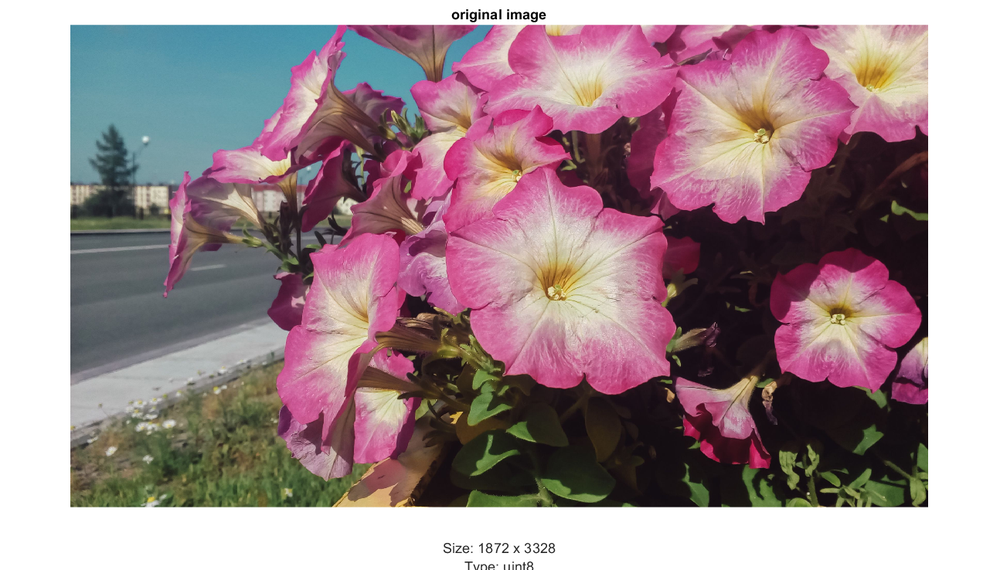
%> input picture Lab-01/Basics_of_image_processing/sample_img.png, 1000 x 570 px, shrunk from 1294 x 738 before the run
$ octave basics_of_image_processing.m   (GNU Octave 9; MATLAB toolbox functions it lacks are replaced by stand-ins)
%> lines starting %> are read from the running program, lines starting %| are printed output that depends on the picture
% Basics of  Image Processing

clc
clear all

% load the image
img = imread('sample_img.png');
%> img is the input picture: size 570x1000x3 uint8; mean R, G, B 162, 140.8, 145.9
figure;
op1 = imshow(img);

s = size(img);
%> s = [570 1000 3]
image_type = class(img);
%> image_type = 'uint8'
title('original image');
xlabel({['Size: ' num2str(s(1)) ' x ' num2str(s(2))], ...
    ['Type: ' image_type] ...
    });

s = size(img);
image_type = class(img);
disp('size of image is: ');
disp(s);
%|     570   1000      3

% convert image rgb to gray
figure;
op2 = imshow(rgb2gray(img));
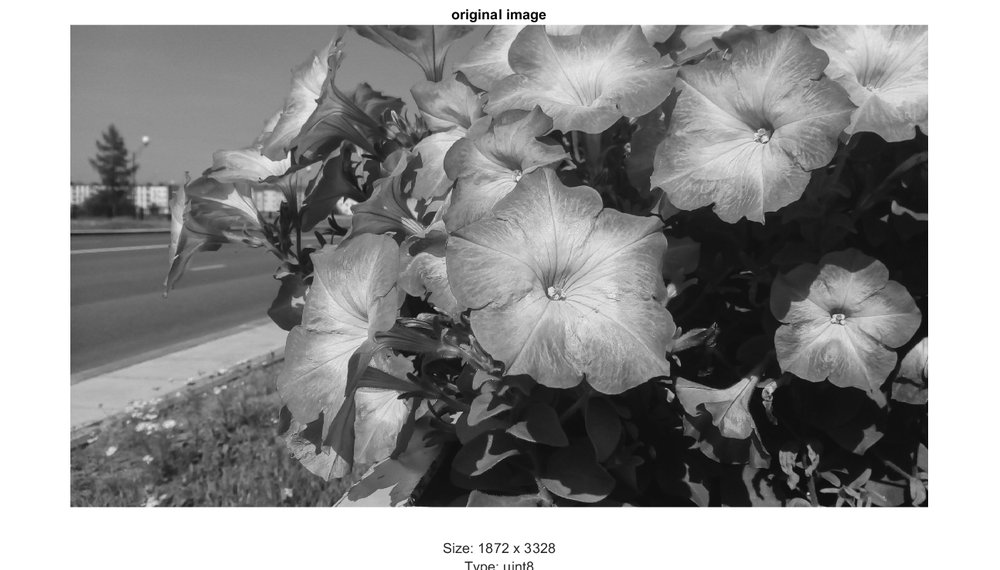
%> displayed picture: size 570x1000, on the screen's scale of 0 to 255; min 0, max 255, mean 147.7
title('Gray scale image');

% extraction of red image out of RGB image
Ired = img;
Ired(:,:,2) = 0;
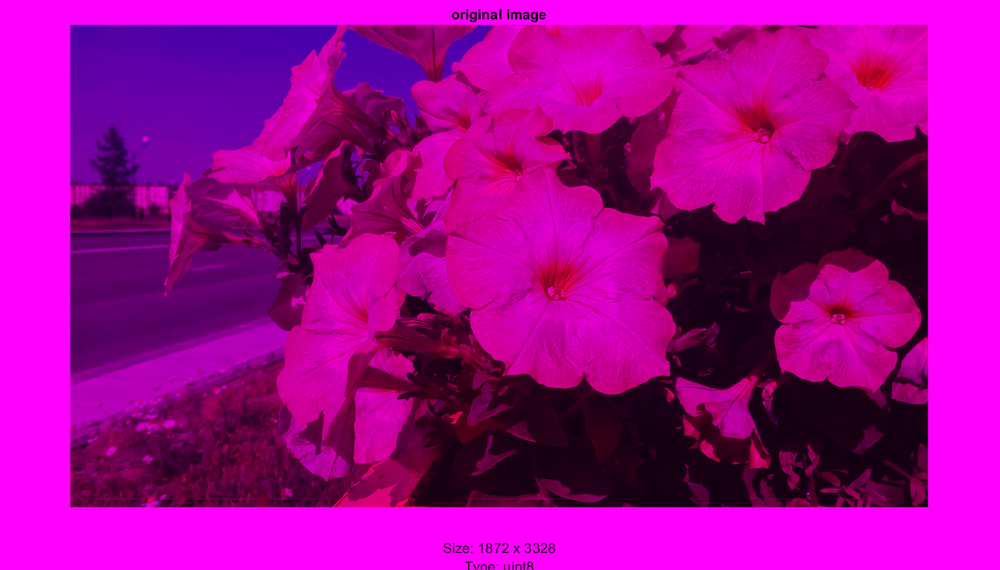
%> Ired: size 570x1000x3 uint8; mean R, G, B 162, 0, 145.9
Ired(:,:,3) = 0;
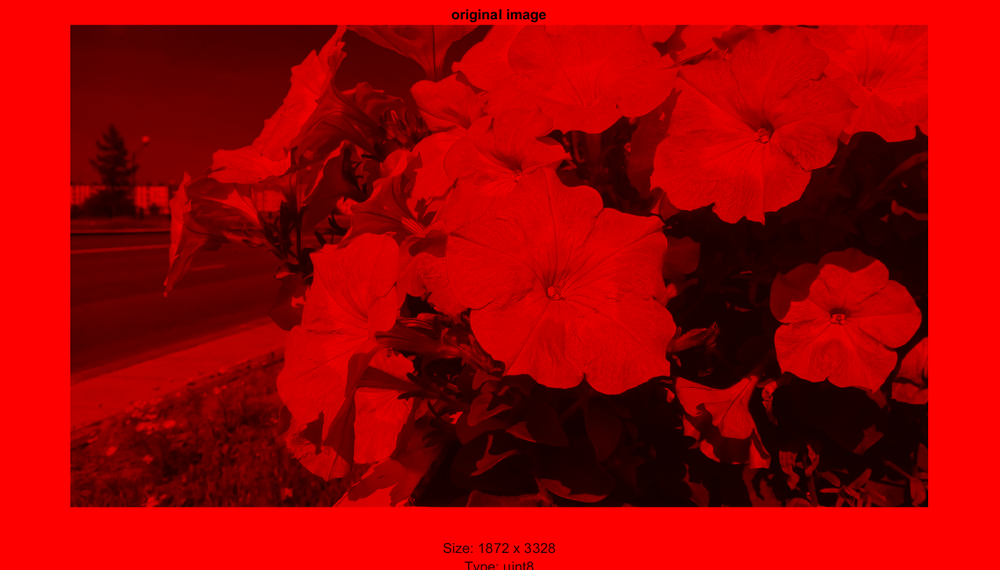
%> Ired: size 570x1000x3 uint8; mean R, G, B 162, 0, 0
figure;
imshow(Ired)
title('Red Channel Image');

% extraction of green image out of RGB image
Ig = img;
Ig(:,:,1) = 0;
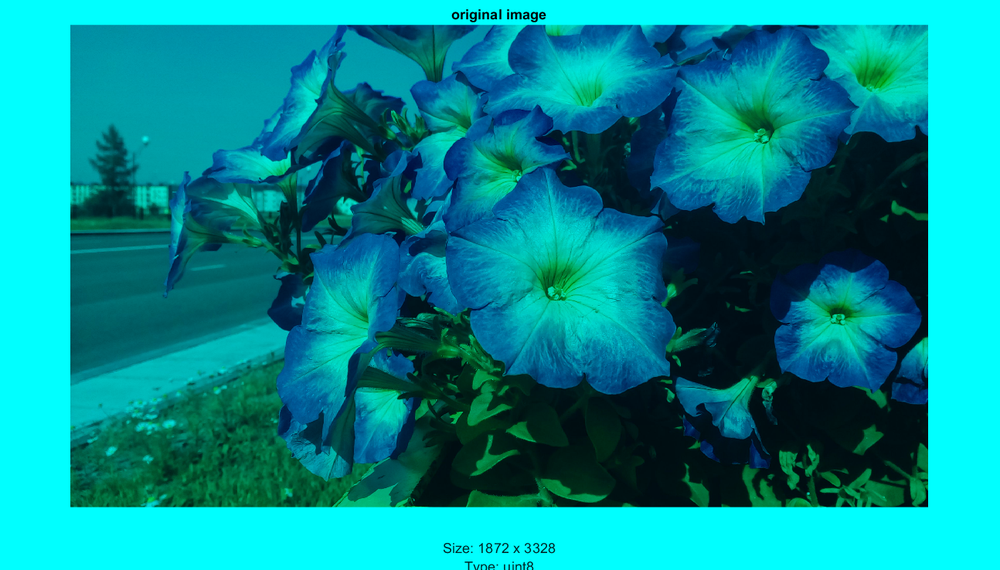
%> Ig: size 570x1000x3 uint8; mean R, G, B 0, 140.8, 145.9
Ig(:,:,3) = 0;
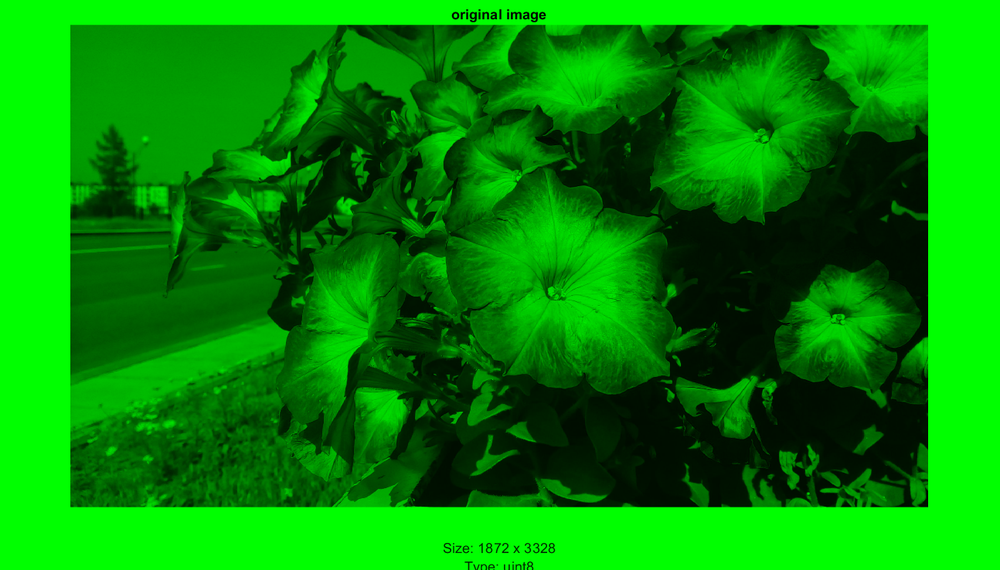
%> Ig: size 570x1000x3 uint8; mean R, G, B 0, 140.8, 0
figure;
imshow(Ig)
title('Green Channel Image');

% extraction of blue image out of RGB image
Ib = img;
Ib(:,:,1) = 0;
Ib(:,:,2) = 0;
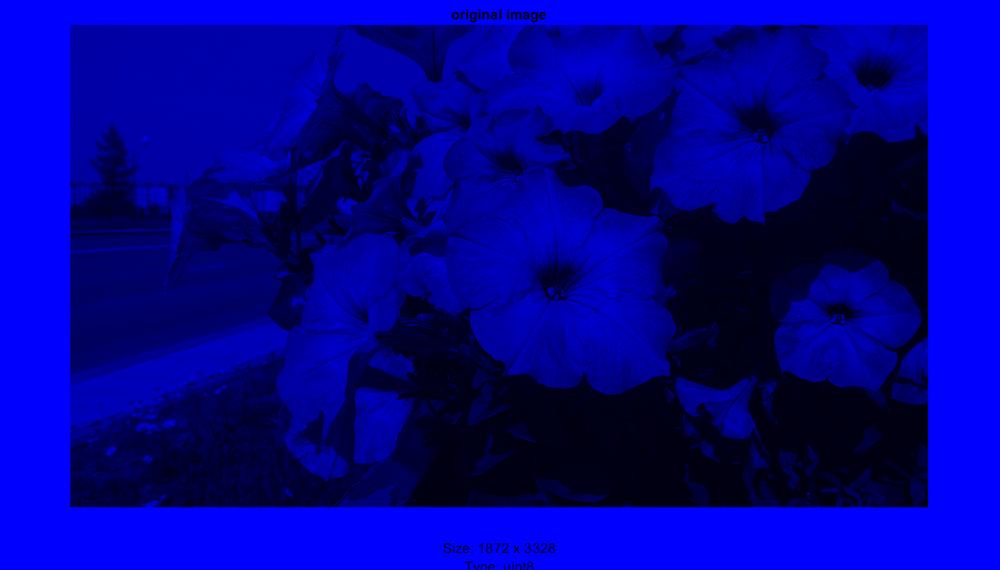
%> Ib: size 570x1000x3 uint8; mean R, G, B 0, 0, 145.9
figure;
imshow(Ib)
title('Blue Channel Image');

$ run again, with Lab-01/Basics_of_image_processing/red_channel.png copied over Lab-01/Basics_of_image_processing/sample_img.png
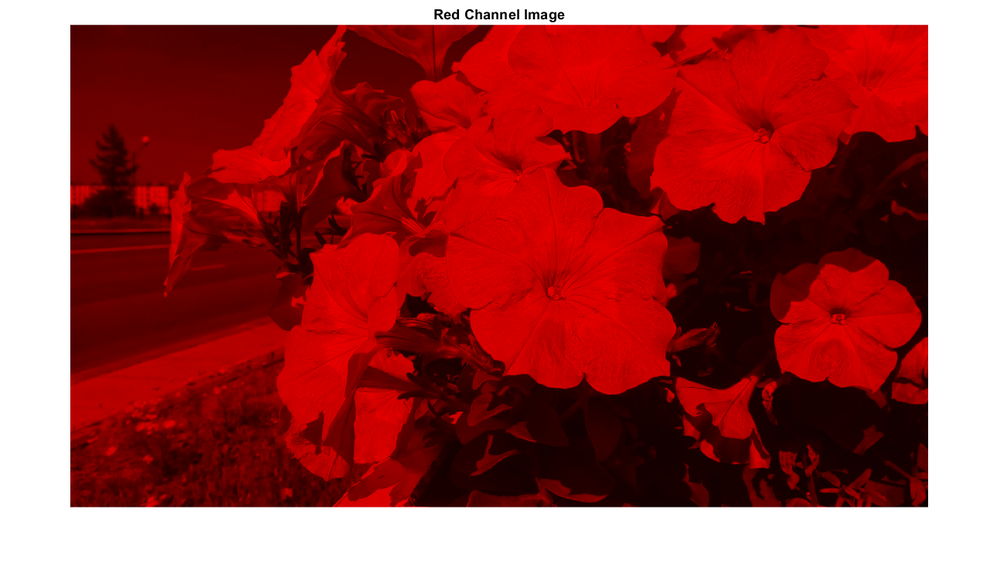
%> input picture Lab-01/Basics_of_image_processing/red_channel.png, 1000 x 570 px, shrunk from 1294 x 738 before the run
%> img is the input picture: size 570x1000x3 uint8; mean R, G, B 162.1, 69.7, 69.7
%|     570   1000      3
%> `op2 = imshow(rgb2gray(img));`:
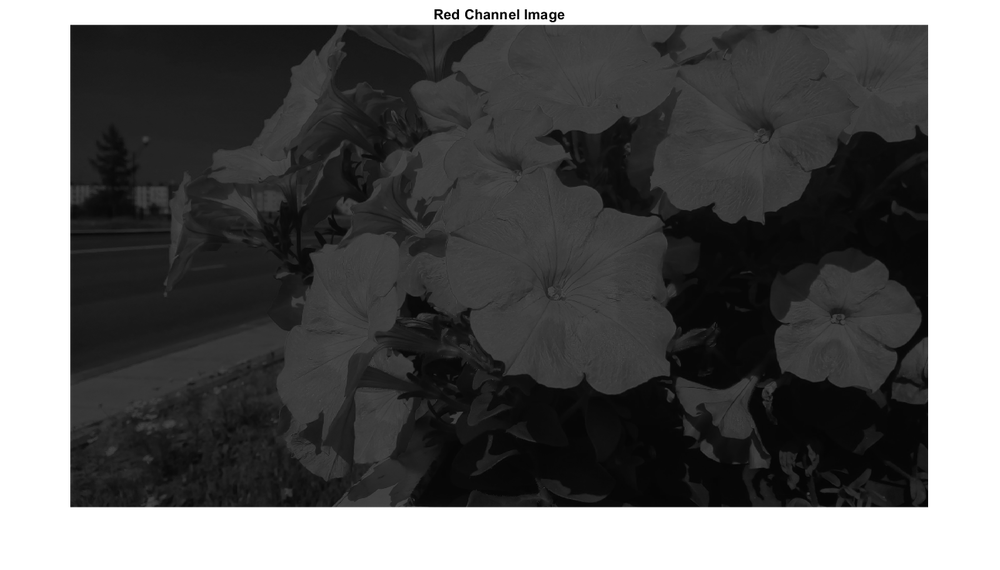
%> displayed picture: size 570x1000, on the screen's scale of 0 to 255; min 0, max 255, mean 97.3
%> `Ib(:,:,2) = 0;`:
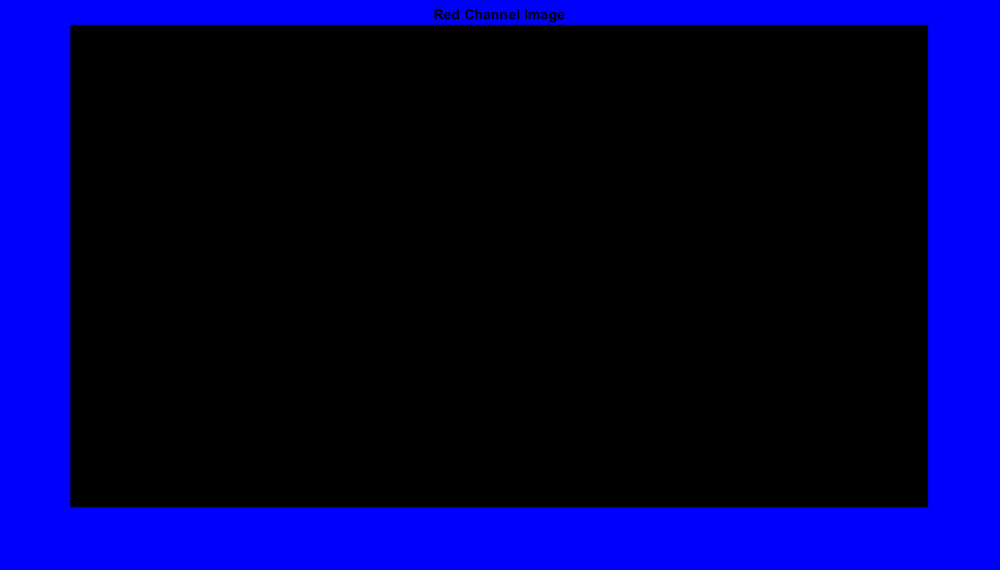
%> Ib: size 570x1000x3 uint8; mean R, G, B 0, 0, 69.7
